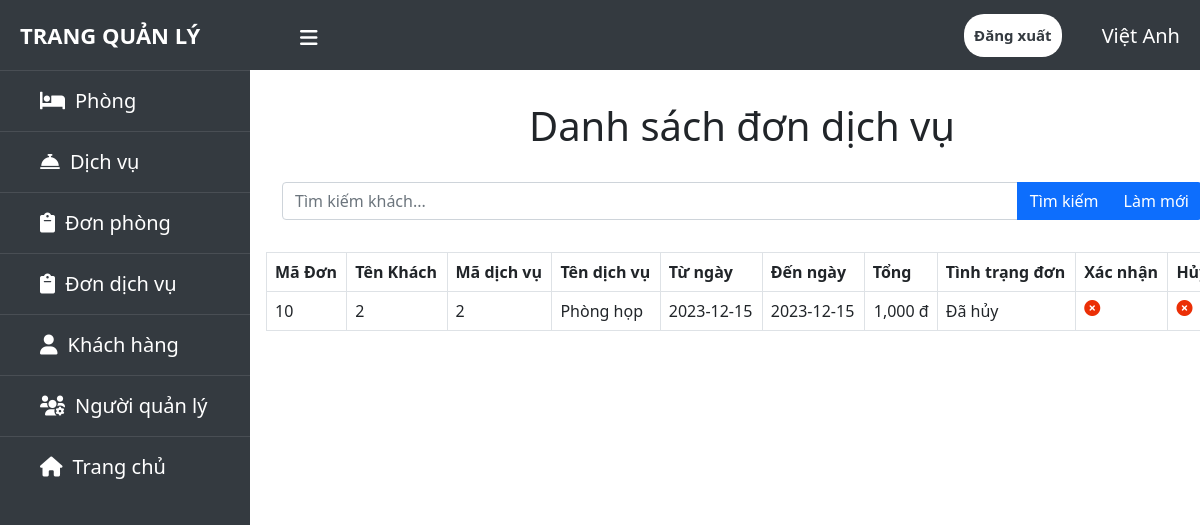
The page /admin/danhsachdatdichvu.php (signed in) on the database its author committed.
### tables this page shows
CREATE TABLE `tb_order_services` (
  `ordser_id` int(10) UNSIGNED NOT NULL,
  `ordser_total` int(10) NOT NULL,
  `ordser_total_day` int(10) NOT NULL,
  `ordser_start` date NOT NULL,
  `ordser_end` date NOT NULL,
  `ordser_status` varchar(30) NOT NULL DEFAULT 'Chờ xác nhận',
  `ser_id` int(10) UNSIGNED NOT NULL,
  `cus_id` int(10) UNSIGNED NOT NULL
);

CREATE TABLE `tb_customers` (
  `cus_id` int(10) UNSIGNED NOT NULL,
  `cus_name` varchar(50) NOT NULL,
  `cus_mobile` varchar(12) NOT NULL,
  `cus_email` varchar(100) NOT NULL,
  `cus_pass` varchar(255) NOT NULL
);

CREATE TABLE `tb_services` (
  `ser_ID` int(10) UNSIGNED NOT NULL,
  `ser_name` varchar(50) NOT NULL,
  `ser_room_size` varchar(10) NOT NULL,
  `ser_description` varchar(255) NOT NULL,
  `ser_price` int(10) NOT NULL,
  `ser_image` varchar(255) NOT NULL
);

### admin/danhsachdatdichvu.php (the view, shortened to what this page needs)
<?php
    include ('header.php');
    include ('../config.php');
?>
<div class="content p-3">
    <div class="">
        <div class="">
            <h1 class="text-center pt-3">Danh sách đơn dịch vụ</h1>
        </div>
        <div class="p-3">
            <form action="" method="post">
                <div class="input-group my-2">
                    <input type="search" class="form-control" name="cus-name" style="width: 300px;" placeholder="Tìm kiếm khách...">
                    <button type="submit" name="btn-search" class="btn btn-primary">Tìm kiếm</button>
                    <a href="danhsachdatdichvu.php" class="btn btn-primary">Làm mới</a>
                </div>
            </form>
        </div>
    </div>
    <div class="table-responsive">
        <table class="table table-bordered table-hover">
            <thead class="thead-light">
                <tr>
                    <th scope="col">Mã Đơn</th>
                    <th scope="col">Tên Khách</th>
                    <th scope="col">Mã dịch vụ</th>
                    <th scope="col">Tên dịch vụ</th>
                    <th scope="col">Từ ngày</th>
                    <th scope="col">Đến ngày</th>
                    <th scope="col">Tổng</th>
                    <th scope="col">Tình trạng đơn</th>
                    <th scope="col">Xác nhận</th>
                    <th scope="col">Hủy</th>
                </tr>
            </thead>
            <tbody>
                <?php
                    if (isset($_POST['btn-search'])) {
                        $cus_name = $_POST['cus-name'];
                        $sql = "SELECT o.ordser_id, o.ordser_total, o.ordser_end, o.ordser_start, o.ordser_status, s.ser_name, s.ser_id, c.cus_name
                                FROM tb_order_services o, tb_services s, tb_customers c
                                WHERE o.ser_id = s.ser_id AND o.cus_id = c.cus_id AND c.cus_name = '$cus_name'";
                        $result = mysqli_query($conn, $sql);
                        if (mysqli_num_rows($result) > 0) {
                            while ($row = mysqli_fetch_assoc($result)) {
                                echo '<tr>';
                                echo '<td>' . $row['ordser_id'] . '</td>';
                                echo '<td>' . $row['cus_name'] . '</td>';
                                echo '<td>' . $row['ser_id'] . '</td>';
                                echo '<td>' . $row['ser_name'] . '</td>';
                                echo '<td>' . $row['ordser_start'] . '</td>';
                                echo '<td>' . $row['ordser_end'] . '</td>';
                                echo '<td class="text-end">' . number_format($row['ordser_total']) . ' đ</td>';
                                echo '<td>' . $row['ordser_status'] . '</td>';
                                if ($row['ordser_status'] == 'Đã hủy') {
                                    echo '<td><i class="fas fa-window-close" style="color:#eb2f06;"></i></td>';
                                } else {
                                    echo '<td><a href="confirm-order-ser.php?id=' . $row['ordser_id'] . '"><i class="fas fa-check-circle" style="color:#6ab04c;"></i></a></td>';
                                }
                                echo '<td><a href="cancel-order-ser.php?id=' . $row['ordser_id'] . '"><i class="fas fa-window-close" style="color:#eb2f06;"></i></a></td>';
                                echo '</tr>';
                            }
                        }
                    } else {
                        $sql = "SELECT o.ordser_id, o.ordser_total, o.ordser_end, o.ordser_start, o.ordser_status, s.ser_name, s.ser_id, c.cus_name
                                FROM tb_order_services o, tb_services s, tb_customers c
                                WHERE o.ser_id = s.ser_id AND o.cus_id = c.cus_id";
                        $result = mysqli_query($conn, $sql);
                        if (mysqli_num_rows($result) > 0) {
                            while ($row = mysqli_fetch_assoc($result)) {
                                echo '<tr>';
                                echo '<td>' . $row['ordser_id'] . '</td>';
                                echo '<td>' . $row['cus_name'] . '</td>';
                                echo '<td>' . $row['ser_id'] . '</td>';
                                echo '<td>' . $row['ser_name'] . '</td>';
                                echo '<td>' . $row['ordser_start'] . '</td>';
                                echo '<td>' . $row['ordser_end'] . '</td>';
                                echo '<td class="text-end">' . number_format($row['ordser_total']) . ' đ</td>';
                                echo '<td>' . $row['ordser_status'] . '</td>';
                                if ($row['ordser_status'] == 'Đã hủy') {
                                    echo '<td><i class="fas fa-times-circle" style="color:#eb2f06;"></i></td>';
                                    echo '<td><i class="fas fa-times-circle" style="color:#eb2f06;"></i></td>';
                                } else if ($row['ordser_status'] == 'Chờ xác nhận') {
                                    echo '<td><a href="xulyxacnhandatdichvu.php?id='.$row['ordser_id'].'&action=hoatdong1"><i class="fas fa-check-circle" style="color:#535c68;"></i></a></td>';
                                    echo '<td><a href="xulyxacnhandatdichvu.php?id='.$row['ordser_id'].'&action=hoatdong2"><i class="fas fa-times-circle" style="color:#535c68;"></i></a></td>';
                                } else {
                                    echo '<td><i class="fas fa-check-circle" style="color:#6ab04c;"></i></td>';
                                    echo '<td><i class="fas fa-times-circle" style="color:#535c68;"></i></td>';
                                }
                                echo '</tr>';
                            }
                        }
                    }
                ?>
            </tbody>
        </table>
    </div>
</div>
<?php
    include ('footer.php');
?>

### admin/header.php (shortened to what this page needs)
<?php
    include '../config.php';
?>
<!doctype html>
<html lang="en">
  <head>
    <link href="https://cdn.jsdelivr.net/npm/bootstrap@5.0.2/dist/css/bootstrap.min.css" rel="stylesheet">
    <link rel="stylesheet" href="https://cdnjs.cloudflare.com/ajax/libs/font-awesome/6.0.0-beta2/css/all.min.css" />
  </head>
  <body>
    <header>
      <label for="check" style="justify-content:center;">
        <i class="fas fa-bars" id="sidebar-btn"></i>
      </label>
          <div class="left-area title-admin">
          <a href="index.php">Trang Quản Lý</a>
          </div>
          <?php
          $sql = "SELECT `admin_fullname` FROM `tb_admins` WHERE `admin_name`='{$_SESSION['admin']}'";
          $result = mysqli_query($conn, $sql);
                        if ($result == true) {
                            $row = mysqli_fetch_assoc($result);
                            $fullname=$row['admin_fullname'];
                        }?>
          <div class="right-area">
          <h5 style="color:#fff;float: inline-end;margin-top: -20px;"><?php echo $fullname;?></h5>
            <a href="logout.php" class="logout-btn">Đăng xuất</a>
          </div>
    </header>
    <div class="sidebar">
      <ul>
        <li><a href="danhsachphong.php"><i class='fas fa-bed'></i><span>Phòng</span></a></li>
        <li><a href="danhsachdichvu.php"><i class="fas fa-concierge-bell"></i><span>Dịch vụ</span></a></li>
        <li><a href="danhsachdatphong.php"><i class="fas fa-clipboard"></i><span>Đơn phòng</span></a></li>
        <li><a href="danhsachdatdichvu.php"><i class="fas fa-clipboard"></i><span>Đơn dịch vụ</span></a></li>
        <li><a href="danhsachkhachhang.php"><i class="fas fa-user"></i><span>Khách hàng</span></a></li>
        <li><a href="danhsachadmin.php"><i class="fas fa-users-cog"></i><span>Người quản lý</span></a></li>
        <li><a href="../user/index.php"><i class="fas fa-home"></i><span>Trang chủ</span></a></li>
        <div class="text-center p-3">
        </div>
      </ul>
    </div>

### admin/header.php (style rules this page uses)
header { position: fixed; background-color: #343a40; padding: 20px; width: 100%; height: 70px; }
.left-area a { color: #fff; margin: 0; text-transform: uppercase; position: fixed; font-size: 22px; font-weight: 700; text-decoration: none; margin-top: -25px; }
.logout-btn { padding: 5px; background:#fff; text-decoration: none; float: right; margin-top: -30px; margin-right: 40px; border-radius: 20px; font-size: 15px; font-weight: 600; color: #343a40; padding: 10px; transition: 0.5s; transition-property: color; }
.sidebar { background: #343a40; margin-top: 70px; position: fixed; left: 0; width: 250px; height: 100%; transition: 0.5s; transition-property: left; }
.sidebar ul { padding: 0; }
.sidebar i { padding-right: 10px; }
.sidebar ul a { color: #fff; display: block; width: 100%; line-height: 60px; text-decoration: none; padding-left: 40px; box-sizing: border-box; font-size: 20px; transition: 0.4s; border-top: 1px solid rgba(255,255,255,.1); }
label #sidebar-btn { z-index: 1; color: #fff; position: fixed; cursor: pointer; left :300px; font-size: 20px; transition: 0.5s; transition-property: color; margin-top: -10px; }
.content { position: fixed; width: 82%; margin-top: 70px; margin-left: 250px ; background-color: white; background-size: cover; height: 100vh; transition: 0.5s; overflow: auto; padding-bottom: 70px; }

### rows shown on the page
tb_order_services: ordser_id "10", cus.cus_name "2", ser.ser_ID "2", ser.ser_name "Phòng họp", ordser_start "2023-12-15", ordser_end "2023-12-15", ordser_total "1,000", ordser_status "Đã hủy"

### other values the page prints
$fullname "Việt Anh"
